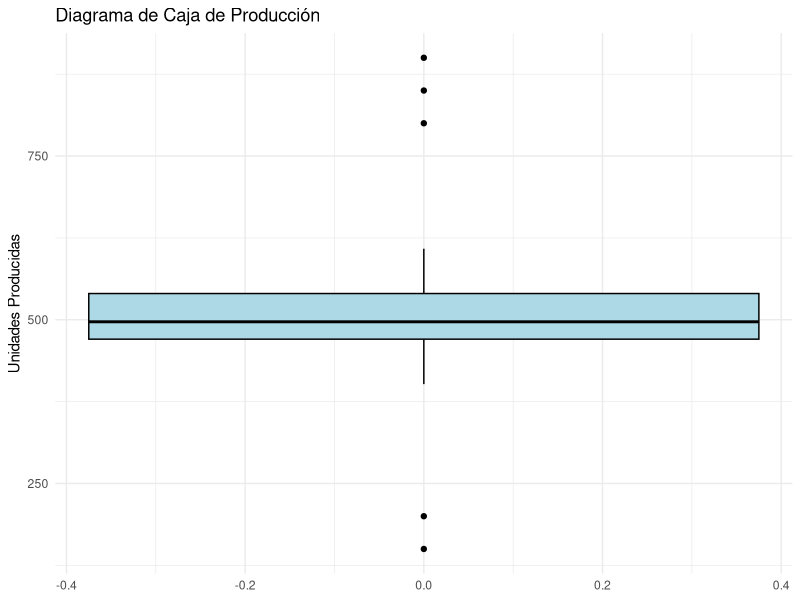

This chart was generated by the following R code:
library(ggplot2)  # Cargar ggplot2 para gráficos

# Fijar semilla para reproducibilidad
set.seed(123)

# Generar datos normales con algunos valores atípicos
produccion <- data.frame(
  Unidades = c(rnorm(50, mean = 500, sd = 50),  # 50 valores dentro del rango normal
               800, 850, 900,  # Valores atípicos altos
               200, 150)  # Valores atípicos bajos
)

ggplot(produccion, aes(y = Unidades)) +
  geom_boxplot(fill = "lightblue", color = "black") +
  labs(title = "Diagrama de Caja de Producción",
       y = "Unidades Producidas") +
  theme_minimal()

# Calcular Q1 y Q3
Q1 <- quantile(produccion$Unidades, 0.25)
Q3 <- quantile(produccion$Unidades, 0.75)
IQR <- Q3 - Q1  # Rango intercuartil

# Definir límites
limite_inferior <- Q1 - 1.5 * IQR
limite_superior <- Q3 + 1.5 * IQR

# Filtrar valores atípicos
outliers <- produccion$Unidades[produccion$Unidades < limite_inferior | produccion$Unidades > limite_superior]
print(outliers)  # Muestra los valores atípicos detectados

produccion_sin_outliers <- produccion[produccion$Unidades >= limite_inferior & produccion$Unidades <= limite_superior, ]

summary(produccion$Unidades)  # Estadísticas antes de tratamiento
